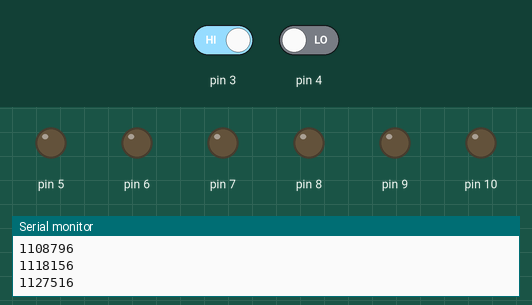
Simulated run of this sketch. Board: Arduino Uno, built with avr-gcc and run on an emulated ATmega328P. Parts: output pins drawn as LEDs (lit = HIGH), the last lines printed to the serial monitor. The inputs (shaded band) are chosen by the test bench; at power-on: pin 3 HIGH, pin 4 LOW.

Above: at 1.2 s.
1.3 s: pin 3 driven LOW
At 2.4 s:
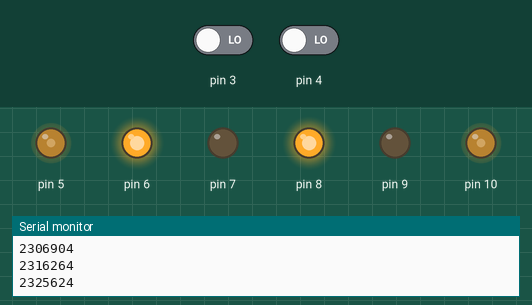
2.8 s: pin 4 driven HIGH
At 3.5 s:
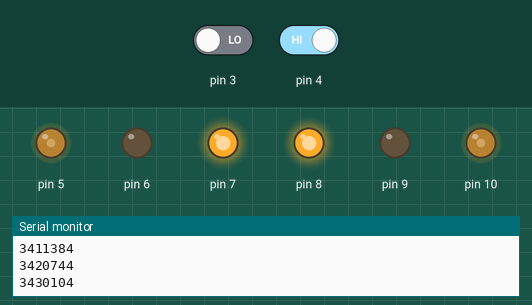
4.3 s: pin 3 driven HIGH
At 4.6 s:
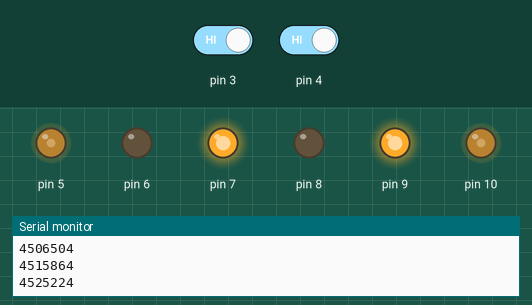
5.8 s: pin 3 driven LOW and pin 4 driven LOW
At 7.2 s:
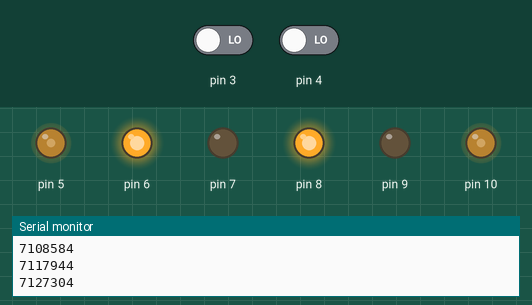
8.8 s: pin 4 driven HIGH
At 11.0 s:
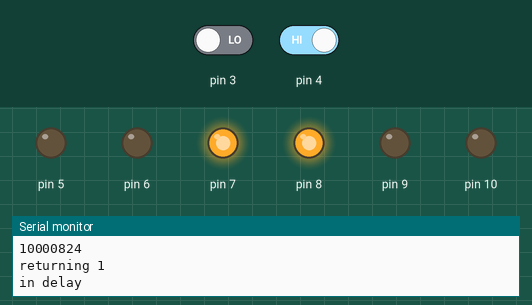
Timing chart, 0 to 16.5 s (numbered marks = the images above; inputs shaded):
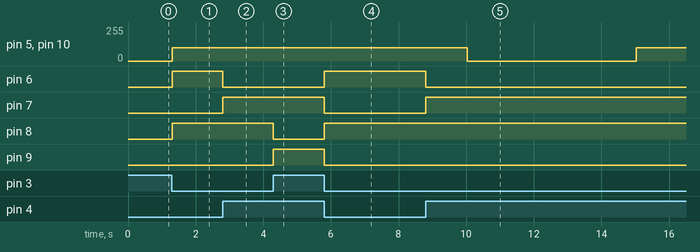

Measured:
- after the input at 1.3 s, pin 5, pin 10: 0/255 → 100/255 at once; pin 6, pin 8: LOW → HIGH at once
- after the input at 2.8 s, pin 6: HIGH → LOW at once; pin 7: LOW → HIGH at once
- after the input at 4.3 s, pin 8: HIGH → LOW at once; pin 9: LOW → HIGH at once
- after the input at 5.8 s, pin 6, pin 8: LOW → HIGH at once; pin 7, pin 9: HIGH → LOW at once
- after the input at 8.8 s, pin 6: HIGH → LOW at once; pin 7: LOW → HIGH at once

The sketch:

hackathon_linefollower.ino
```cpp
unsigned long prev;
unsigned long duration;
unsigned long reset;
int i;
int a,b;
int d;
int count;
void setup()
{
  pinMode(9,OUTPUT);
  pinMode(8,OUTPUT);
  pinMode(10,OUTPUT);
  pinMode(6,OUTPUT);
  pinMode(7,OUTPUT);
  pinMode(5,OUTPUT);
  pinMode(4,INPUT);
  pinMode(3,INPUT);
  Serial.begin(9600);
  prev=micros();
  reset=

  count=0;
  i=0;
}
void front();
void left();
void right();
void time_1();
int set();
void front_delayed();
void loop()
{
  a=digitalRead(4);
  b=digitalRead(3);
  i=set();
  if(i==1)
  {
   time_1();
  if((a==1)&&(b==0))
  {
    front();
  }
  else if((a==0)&&(b==0))
  {
    left();
  }
  else if((a==1)&&(b==1))
  {
    right();
  }
  }


}
 void front()
 {
  analogWrite(10,100);
  digitalWrite(9,LOW);
  digitalWrite(8,HIGH);
  analogWrite(5,100);
  digitalWrite(7,HIGH);
  digitalWrite(6,LOW);

 }

 void right()
 {
  analogWrite(10,100);
  digitalWrite(9,HIGH);
  digitalWrite(8,LOW);
  analogWrite(5,100);
  digitalWrite(7,HIGH);
  digitalWrite(6,LOW);

 }
 void left()
 {
      analogWrite(10,100);
      digitalWrite(9,LOW);
      digitalWrite(8,HIGH);
      analogWrite(5,100);
      digitalWrite(7,LOW);
      digitalWrite(6,HIGH);
 }
 int set()
 {
  a=digitalRead(4);
  b=digitalRead(3);
  if(duration<10000000)
  {
  if((a==1)&&(b==0))
  {
    front();
  }
  else if((a==0)&&(b==0))
  {
    left();
  }
  else if((a==1)&&(b==1))
  {
    right();
  }
  duration=micros()-prev;
  Serial.println(duration);
  return 0;
  }
  else
  {
    Serial.println("returning 1");
    return 1;
  }
  }
  void time_1()
  {
    if(count==0)
    {
      Serial.println("in delay");
      analogWrite(5,0);
       analogWrite(10,0);
      delay(5000);
      count=count+1;
      Serial.println(count);
    }

 }
```
